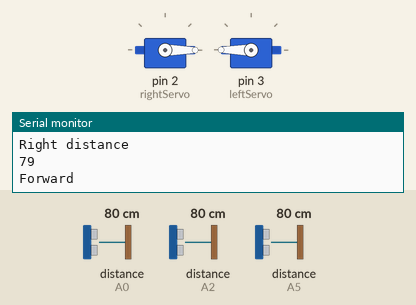
The sketch below on a simulated Arduino Uno, built with avr-gcc and run on an emulated ATmega328P. Parts: 2 × servo, the last lines printed to the serial monitor. Wiring (inferred from the names in the program): 3 × ultrasonic range finder: trigger A1, echo A0 / trigger A3, echo A2 / trigger A4, echo A5. The test bench sets the inputs (shaded band); at power-on: distance to the obstacle (sensors on A2, A5, A0) 80 cm. The echo pulse lasts 58.3 µs per cm.

Above: at 1.2 s.
1.3 s: distance to the obstacle (sensor on A2) set to 7 cm
2.8 s: distance to the obstacle (sensor on A2) set to 4 cm
At 4.2 s:
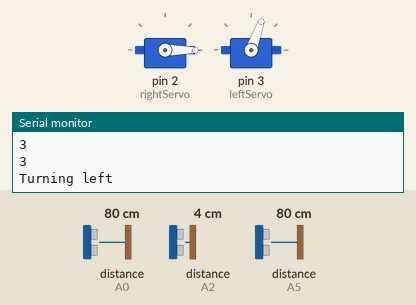
4.5 s: distance to the obstacle (sensor on A5) set to 7 cm
6.0 s: distance to the obstacle (sensor on A5) set to 4 cm
At 6.9 s:
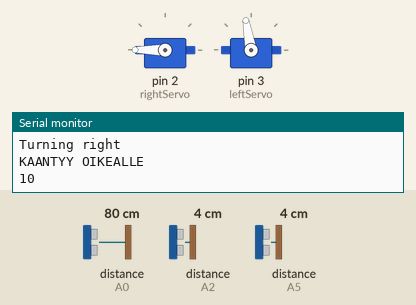
7.5 s: distance to the obstacle (sensor on A0) set to 28 cm
9.0 s: distance to the obstacle (sensor on A0) set to 23 cm
At 9.5 s:
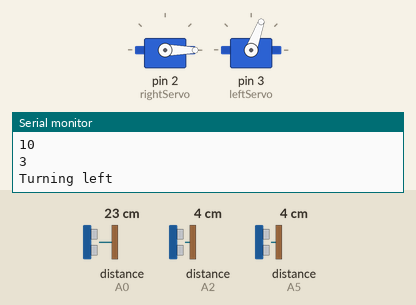
Timing chart, 0 to 12.0 s (numbered marks = the images above; inputs shaded):
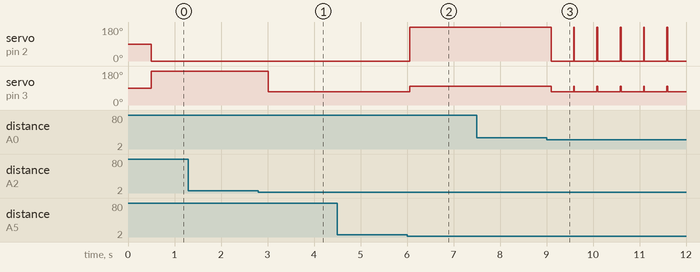

Measured:
- the behaviour switches between 6 and 5 cm on distance to the obstacle (sensor on A2) (found by bisection; images 0 and 1)
- the behaviour switches between 6 and 5 cm on distance to the obstacle (sensor on A5) (found by bisection; images 1 and 2)
- the behaviour switches between 27 and 26 cm on distance to the obstacle (sensor on A0) (found by bisection; images 2 and 3)
- after the input at 2.8 s, servo on pin 3 (leftServo): 180° → 70° after 0.22 s
- after the input at 6.0 s, servo on pin 2 (rightServo): 0° → 180° after 0.06 s; servo on pin 3 (leftServo): 70° → 100° after 0.06 s
- after the input at 9.0 s, servo on pin 2 (rightServo): alternates 180° for 0.02 s and 0° for 0.48 s, starting after 0.10 s; servo on pin 3 (leftServo): alternates 100° for 0.02 s and 70° for 0.48 s, starting after 0.10 s

The sketch:

balsa_robot.ino
```cpp
#include <Servo.h>

enum Speeds {
  fullForward =  90,
  fullBackwards = -90,
  turnSpeed = 10
} speeds;

enum Speeds forward = fullForward;

Servo rightServo;  // create servo object to control a servo
Servo leftServo;

int rightPos = 0;  // variable to store the servo position
int leftLeft = 0;
const int BASE = 90; //starting rotation for servos
boolean movementStarted = false;

int forwardTrigPin = A1;    //Trig - green Jumper
int forwardEchoPin = A0;    //Echo - yellow Jumper

int rightEchoPin = A2;
int rightTrigPin = A3;

int leftEchoPin = A5;
int leftTrigPin = A4;

void setup() {
  pinMode(forwardTrigPin, OUTPUT);
  pinMode(forwardEchoPin, INPUT);

  pinMode(rightTrigPin, OUTPUT);
  pinMode(rightEchoPin, INPUT);

  pinMode(leftTrigPin, OUTPUT);
  pinMode(leftEchoPin, INPUT);

  rightServo.attach(2);
  leftServo.attach(3);// attaches the servo on pins
  Serial.begin(9600);
}

void logStr(char* msg) {
  Serial.println(msg);
}

void log(int value) {
  Serial.println(value);
}

// Servos use rotational degrees between 0 and 180 degrees:
void runLeftServo(int rotation) {
  // left servo is installed 'upside down', so increment to base
  int correctRotation = BASE + rotation;
  leftServo.write(correctRotation);
}

void runRightServo(int rotation) {
  // decrement from base
  int correctRotation = BASE - rotation;
  rightServo.write(correctRotation);
}

void goForward() {
  enum Speeds s = fullForward;
  runRightServo((int) s);
  runLeftServo((int) s);
}

void turnRight() {
  enum Speeds turn = turnSpeed;
  logStr("KAANTYY OIKEALLE");
  log( (int) turn);
  runLeftServo(turn);

  enum Speeds forward = fullForward;
  //  Serial.print("right speed: ");
  //log( (int) forward);
  runRightServo(-120);
}

void turnLeft() {
  runRightServo(110);
  runLeftServo(-20);
}


unsigned long previousMillis = 0;
const long interval = 500;

void loop() {


  int leftDist = getDistance(leftEchoPin, leftTrigPin);
  //logStr("left: ");
  //log(leftDist);
  int rightDist = getDistance(rightEchoPin, rightTrigPin);
  //logStr("Right: ");
  //log(rightDist);

  int forwardDist = getDistance(forwardEchoPin, forwardTrigPin);
  //logStr("forward" );
  //log(forwardDist);

  unsigned long currentMillis = millis();
  if (currentMillis - previousMillis >= interval) {
    previousMillis = currentMillis;
    logStr("Left distance");
    log((int)leftDist);
    logStr("Right distance");
    log((int)rightDist);
    if (forwardDist <= 25) {
      logStr("Turning");
      if ((leftDist < rightDist) && (leftDist > 4) && (rightDist > 4)) {
        logStr("Turning right");
        turnRight();
      }
      if (leftDist < 10 ) {
        log((int)leftDist);
        logStr("Turning right");
        turnRight();
      }
      if (rightDist < 5 ) {
        log((int)rightDist);
        logStr("Turning left");
        turnLeft();
      }

    } else if(leftDist <5) {
        log((int)leftDist);
        logStr("Turning right");
        turnRight();
    } else if(rightDist <5) {
        log((int)rightDist);
        logStr("Turning left");
        turnLeft();
    } else {
      logStr("Forward");
      goForward();
    }
  }
}


int getDistance(int echoPin, int triggerPin) {

  //logStr("echo");
  //log(echoPin);
  //logStr("trigger");
  //log(triggerPin);
  // The sensor is triggered by a HIGH pulse of 10 or more microseconds.
  // Give a short LOW pulse beforehand to ensure a clean HIGH pulse:
  digitalWrite(triggerPin, LOW);
  delayMicroseconds(5);
  digitalWrite(triggerPin, HIGH);
  delayMicroseconds(10);
  digitalWrite(triggerPin, LOW);

  // Read the signal from the sensor: a HIGH pulse whose
  // duration is the time (in microseconds) from the sending
  // of the ping to the reception of its echo off of an object.
  pinMode(echoPin, INPUT);
  long duration = pulseIn(echoPin, HIGH);

  // convert the time into a distance
  int cm = (duration / 2) / 29.1;
  return cm;
}
```
